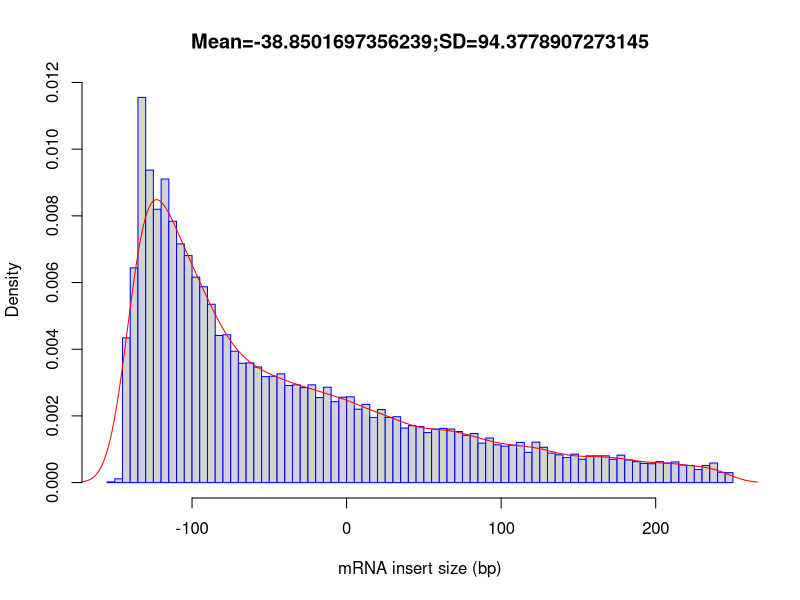

Generate this figure with R:
out_file = 'rustqc/rseqc/inner_distance/test'
pdf('rustqc/rseqc/inner_distance/test.inner_distance_plot.pdf')
fragsize=rep(c(-247.5,-242.5,-237.5,-232.5,-227.5,-222.5,-217.5,-212.5,-207.5,-202.5,-197.5,-192.5,-187.5,-182.5,-177.5,-172.5,-167.5,-162.5,-157.5,-152.5,-147.5,-142.5,-137.5,-132.5,-127.5,-122.5,-117.5,-112.5,-107.5,-102.5,-97.5,-92.5,-87.5,-82.5,-77.5,-72.5,-67.5,-62.5,-57.5,-52.5,-47.5,-42.5,-37.5,-32.5,-27.5,-22.5,-17.5,-12.5,-7.5,-2.5,2.5,7.5,12.5,17.5,22.5,27.5,32.5,37.5,42.5,47.5,52.5,57.5,62.5,67.5,72.5,77.5,82.5,87.5,92.5,97.5,102.5,107.5,112.5,117.5,122.5,127.5,132.5,137.5,142.5,147.5,152.5,157.5,162.5,167.5,172.5,177.5,182.5,187.5,192.5,197.5,202.5,207.5,212.5,217.5,222.5,227.5,232.5,237.5,242.5,247.5),times=c(0,0,0,0,0,0,0,0,0,0,0,0,0,0,0,0,0,0,0,2,11,422,626,1123,911,797,885,762,696,662,599,571,520,429,431,383,348,349,337,309,310,317,283,285,277,285,248,278,236,249,250,214,228,190,213,190,192,159,166,163,146,156,158,156,149,138,143,115,130,110,106,109,117,88,118,103,86,81,73,83,68,78,78,78,68,80,66,61,56,55,61,57,60,51,50,38,50,57,30,29))
frag_sd = sd(fragsize)
frag_mean = mean(fragsize)
frag_median = median(fragsize)
write(x=c("Name","Mean","Median","sd"), sep="	", file=stdout(),ncolumns=4)
write(c(out_file,frag_mean,frag_median,frag_sd),sep="	", file=stdout(),ncolumns=4)
hist(fragsize,probability=T,breaks=100,xlab="mRNA insert size (bp)",main=paste(c("Mean=",frag_mean,";","SD=",frag_sd),collapse=""),border="blue")
lines(density(fragsize,bw=10),col='red')
dev.off()
